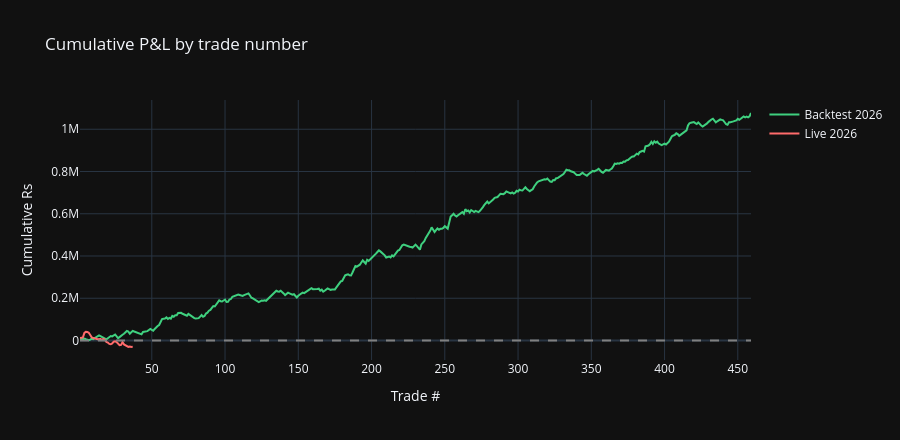

This figure's notebook cell:
### Markdown cell above
## 10. Cumulative P&L — live vs backtest-2026 (indexed to trade #)

### Code cell
def cum(df):
    s = df.sort_values(["date","signal_time"]).reset_index(drop=True)
    return np.arange(1, len(s)+1), s.pnl_rs.cumsum().values

xt, yt = cum(test[test.year==2026])
xl, yl = cum(live)
fig = go.Figure()
fig.add_trace(go.Scatter(x=xt, y=yt, mode="lines", name="Backtest 2026",
    line=dict(color="#3fd07f", width=2)))
fig.add_trace(go.Scatter(x=xl, y=yl, mode="lines", name="Live 2026",
    line=dict(color="#ff6b6b", width=2)))
fig.add_hline(y=0, line_dash="dash", line_color="gray")
fig.update_layout(template="plotly_dark", height=440, title="Cumulative P&L by trade number",
    xaxis_title="Trade #", yaxis_title="Cumulative Rs", hovermode="x unified")
fig.show()

### Figure 1 — Plotly figure (JSON) as saved in the notebook; plotly's stock layout.template omitted (floating-point values rounded to 4 significant figures; data arrays with more than 128 entries replaced by an {"elided": "..."} marker saying what was removed)
{"data": [{"line": {"color": "#3fd07f", "width": 2}, "mode": "lines", "name": "Backtest 2026", "type": "scatter", "x": {"elided": "459 int values"}, "y": {"elided": "459 float values"}}, {"line": {"color": "#ff6b6b", "width": 2}, "mode": "lines", "name": "Live 2026", "type": "scatter", "x": [1, 2, 3, 4, 5, 6, 7, 8, 9, 10, 11, 12, 13, 14, 15, 16, 17, 18, 19, 20, 21, 22, 23, 24, 25, 26, 27, 28, 29, 30, 31, 32, 33, 34, 35, 36, 37], "y": [12340.0, 15190.0, 14710.0, 36030.0, 40970.0, 40590.0, 36660.0, 25770.0, 14870.0, 11420.0, 11700.0, 8480.0, 6148.0, 7749.0, 7085.0, 2802.0, 7878.0, 3953.0, -6848.0, -9608.0, -16090.0, -17320.0, -13670.0, -5641.0, -3991.0, -7095.0, -17770.0, -22440.0, -21010.0, -7595.0, -18300.0, -23150.0, -27850.0, -30310.0, -28440.0, -30690.0, -28890.0]}], "layout": {"height": 440, "hovermode": "x unified", "shapes": [{"line": {"color": "gray", "dash": "dash"}, "type": "line", "x0": 0, "x1": 1, "xref": "x domain", "y0": 0, "y1": 0, "yref": "y"}], "title": {"text": "Cumulative P&L by trade number"}, "xaxis": {"title": {"text": "Trade #"}}, "yaxis": {"title": {"text": "Cumulative Rs"}}}}
